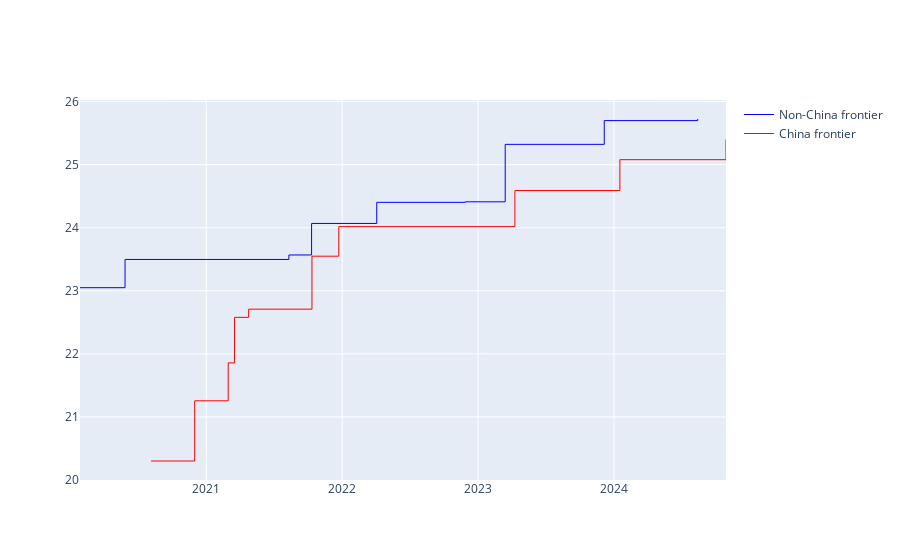

This figure's notebook cell:
### Markdown cell above
# Trends in the cumulative maximum

### Code cell
def get_frontier(df, x_col, y_col):
    # Sort the dataframe by x_col ascending and y_col descending
    df_sorted = df.sort_values([x_col, y_col], ascending=[True, False])
    frontier = []
    max_y = 0.3  # Excludes models below random chance level
    for _, row in df_sorted.iterrows():
        if row[y_col] > max_y:
            frontier.append(row)
            max_y = row[y_col]
    return pd.DataFrame(frontier)

fig = go.Figure()
for category in ['Non-China', 'China']:
    frontier = get_frontier(df_filtered[df_filtered['category'] == category], 'date', 'log_flop')
    fig.add_trace(go.Scatter(
        x=frontier['date'],
        y=frontier['log_flop'],
        mode='lines',
        text=frontier['Model'],
        name=f'{category} frontier',
        line=dict(color=colors[category], width=1, shape='hv'),  # 'hv' creates horizontal then vertical steps
    ))
fig.show()

### Figure 1 — Plotly figure (JSON) as saved in the notebook; plotly's stock layout.template omitted (floating-point values rounded to 4 significant figures)
{"data": [{"line": {"color": "blue", "shape": "hv", "width": 1}, "mode": "lines", "name": "Non-China frontier", "text": ["Meena", "GPT-3 175B (davinci)", "Jurassic-1-Jumbo", "Megatron-Turing NLG 530B", "PaLM (540B)", "GPT-3.5", "GPT-4", "Gemini 1.0 Ultra", "Grok-2"], "type": "scatter", "x": ["2020-01-28T00:00:00", "2020-05-28T00:00:00", "2021-08-11T00:00:00", "2021-10-11T00:00:00", "2022-04-04T00:00:00", "2022-11-28T00:00:00", "2023-03-15T00:00:00", "2023-12-06T00:00:00", "2024-08-13T00:00:00"], "y": [23.05, 23.5, 23.57, 24.07, 24.4, 24.41, 25.32, 25.7, 25.72]}, {"line": {"color": "red", "shape": "hv", "width": 1}, "mode": "lines", "name": "China frontier", "text": ["ERNIE-GEN (large)", "CPM-Large", "Wu Dao - Wen Lan", "GLM-10B", "PanGu-α", "Yuan 1.0", "ERNIE 3.0 Titan", "SenseChat", "GLM-4 (0116)", "Doubao-pro"], "type": "scatter", "x": ["2020-08-06T00:00:00", "2020-12-01T00:00:00", "2021-03-01T00:00:00", "2021-03-18T00:00:00", "2021-04-25T00:00:00", "2021-10-12T00:00:00", "2021-12-23T00:00:00", "2023-04-10T00:00:00", "2024-01-17T00:00:00", "2024-10-28T00:00:00"], "y": [20.3, 21.26, 21.86, 22.58, 22.71, 23.55, 24.02, 24.59, 25.08, 25.4]}], "layout": {}}
